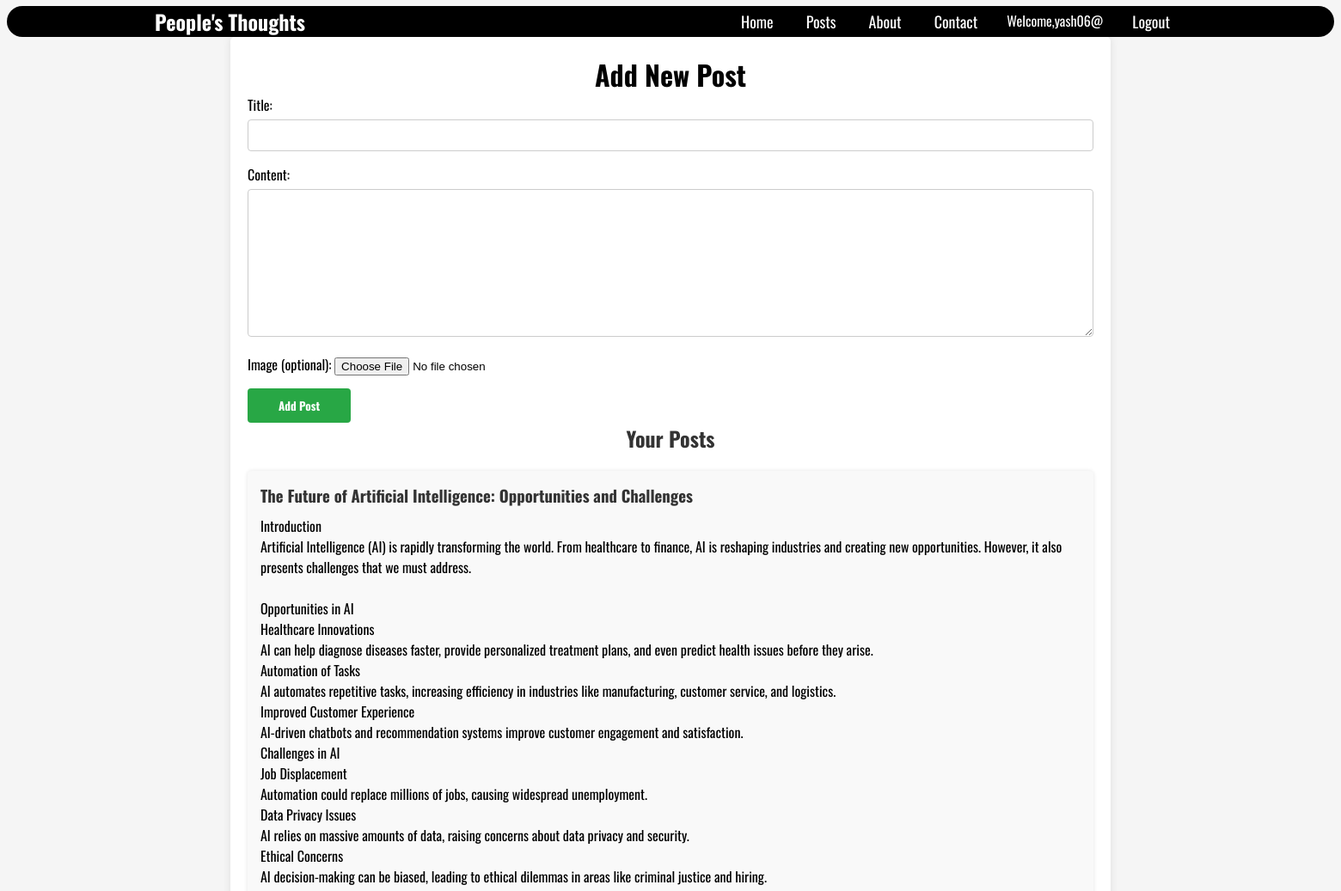
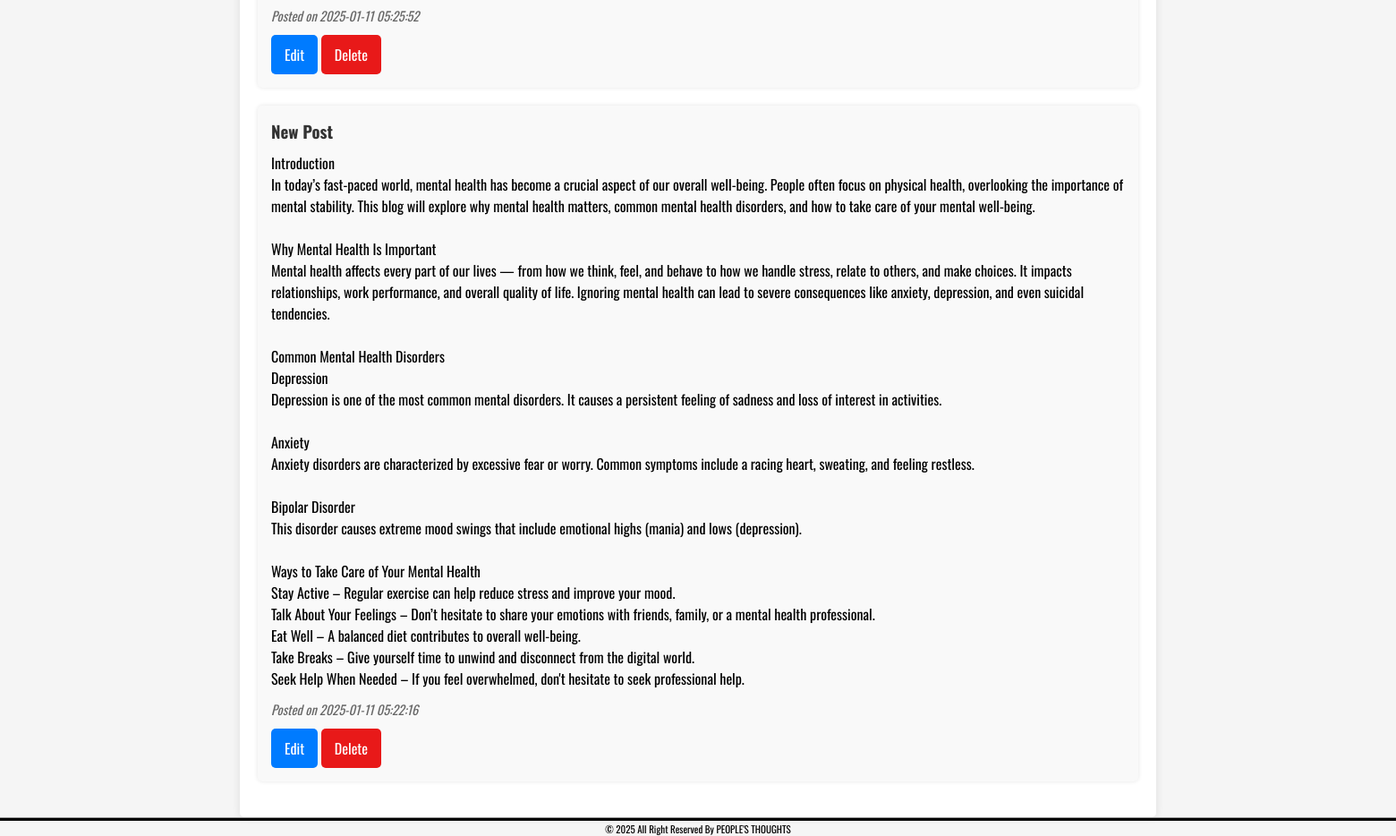
Screenshot of /add_post.php (signed in) with the database file from the repository (2 pictures, top to bottom).
### tables this page shows
CREATE TABLE `posts` (
  `id` int(11) NOT NULL,
  `user_id` int(11) NOT NULL,
  `title` varchar(255) NOT NULL,
  `content` mediumblob NOT NULL,
  `created_at` timestamp NOT NULL DEFAULT current_timestamp()
);

### add_post.php (the view, shortened to what this page needs)
<?php
include "inc/header.php";
$title = "";
$content = "";
$userId = $_SESSION['user_id'];
$query = "SELECT * FROM posts WHERE user_id = ? ORDER BY created_at DESC";
$stmt = $conn->prepare($query);
$stmt->bind_param("i", $userId);
$stmt->execute();
$result = $stmt->get_result();
?>
<!DOCTYPE html>
<html lang="en">
<head>
    <link rel="stylesheet" href="css/style.css">
</head>
<body>
    <div class="post-container">
        <h1 class="post-heading">Add New Post</h1>
        <form action="add_post.php" method="POST" enctype="multipart/form-data">
            <div class="post-form-group">
                <label for="title" class="post-lbl">Title:</label>
                <input type="text" id="title" name="title" value="<?php echo htmlspecialchars($title); ?>">
            </div>
            <div class="post-form-group">
                <label for="content" class="post-lbl">Content:</label>
                <textarea id="content" name="content" rows="10"><?php echo htmlspecialchars($content); ?></textarea>
            </div>
            <div class="post-form-group">
                <label for="image">Image (optional):</label>
                <input type="file" id="image" name="image" accept="image/*">
            </div>
            <button type="submit" class="post-btn">Add Post</button>
        </form>
        <h2 class="existing-post-header">Your Posts</h2>
        <div class="posts-container">
        <?php if ($result->num_rows > 0): ?>
            <?php while ($row = $result->fetch_assoc()): ?>
                <div class="user-post">
                    <h3 id="post-title"><?php echo htmlspecialchars($row['title']); ?></h3>
                    <p>
                        <?php
                        echo nl2br(htmlspecialchars($row['content']));
                        ?>
                    </p>
                    <p><em>Posted on <?php echo date('Y-m-d H:i:s', strtotime($row['created_at'])); ?></em></p>
                    <a href="edit_post.php?id=<?php echo $row['id']; ?>" class="post-edit-btn">Edit</a>
                    <a href="delete_post.php?id=<?php echo $row['id']; ?>" class="post-delete-btn" onclick="return confirm('Are you sure you want to delete this post?');">Delete</a>
                </div>
            <?php endwhile; ?>
            <?php else: ?>
                <p>You Have No Post Yet!</p>
            <?php endif; ?>
        </div>
    </div>
</body>
<?php
include "inc/footer.php";
?>
</html>

### css/navbar.css (style rules this page uses)
body { font-family: "Oswald", serif; }

### css/style.css (style rules this page uses)
* { margin: 0; padding: 0; box-sizing: border-box; }
body { font-family: "Oswald", serif; display: flex; flex-direction: column; align-items: center; min-height: 100vh; background-color: #f5f5f5; padding-top: 7px; }
.post-container { width: 1024px; margin: auto; background: white; padding: 20px; border-radius: 5px; box-shadow: 0 0 10px rgba(0, 0, 0, 0.1); }
.post-heading { text-align: center; }
.post-form-group { margin-bottom: 15px; }
.post-lbl { display: block; margin-bottom: 5px; }
input[type="text"], textarea { width: 100%; padding: 10px; border: 1px solid #ccc; border-radius: 4px; }
.post-btn { font-family: "Oswald", serif; font-weight: bolder; width: 120px; padding: 10px; background-color: #28a745; color: white; border: none; border-radius: 4px; }
.existing-post-header { text-align: center; color: #333; }
#post-title { color: #333; }
.posts-container { margin-top: 20px; }
.user-post { background: #f9f9f9; padding: 15px; margin-bottom: 20px; border-radius: 5px; box-shadow: 0 0 5px rgba(0, 0, 0, 0.1); }
.user-post p { margin: 10px 0; }
.user-post em { font-size: 0.9em; color: #666; }
.post-edit-btn { font-family: "Oswald", serif; display: inline-block; padding: 10px 15px; background-color: #007BFF; color: white; text-decoration: none; border-radius: 5px; transition: background-color 0.3s; }
.post-delete-btn { font-family: "Oswald", serif; display: inline-block; padding: 10px 15px; background-color: #e81919; color: white; text-decoration: none; border-radius: 5px; transition: background-color 0.3s; }

### css/footer.css (style rules this page uses)
body { font-family: "Oswald", serif; }

### rows the page displays
posts: title "The Future of Artificial Intelligence: Opportunities and Challenges", content "Introduction Artificial Intelligence (AI) is rapidly transforming the world. From healthcare to finance, AI is reshaping industries and creating new opportunities. However, it also presents challenges that we must address. Opportunities in AI Healthcare Innovations AI can help diagnose diseases faster, provide personalized treatment plans, and even predict health issues before they arise. Automation of Tasks AI automates repetitive tasks, increasing efficiency in industries like manufacturing, customer service, and logistics. Improved Customer Experience AI-driven chatbots and recommendation systems improve customer engagement and satisfaction. Challenges in AI Job Displacement Automation…", created_at "2025-01-11 05:25:52"
posts: title "New Post", content "Introduction In today’s fast-paced world, mental health has become a crucial aspect of our overall well-being. People often focus on physical health, overlooking the importance of mental stability. This blog will explore why mental health matters, common mental health disorders, and how to take care of your mental well-being. Why Mental Health Is Important Mental health affects every part of our lives — from how we think, feel, and behave to how we handle stress, relate to others, and make choices. It impacts relationships, work performance, and overall quality of life. Ignoring mental health can lead to severe consequences like anxiety, depression, and even suicidal tendencies. Common…", created_at "2025-01-11 05:22:16"

### other values shown
$_SESSION['username'] "yash06@"
